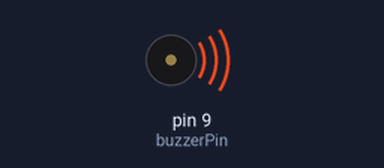
This sketch was run on a simulated Arduino Uno, built with avr-gcc and run on an emulated ATmega328P. Parts: buzzer (waves = sounding).

Above: at 0.4 s.
At 8.9 s:
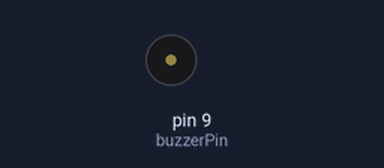
Timing chart, 0 to 14.8 s (numbered marks = the images above):
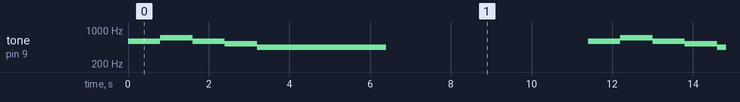

The sketch:

metroid_tone.ino
```cpp
const int buzzerPin = 9; // Connect buzzer to pin 9
unsigned int frequencies[] = {587, 698, 587, 523, 440};
unsigned int beat = 800;
unsigned int durations[] = {beat, beat, beat, beat, beat*4};

void setup() {
  pinMode(buzzerPin, OUTPUT);
}

void loop() {
  for (int i = 0; i < 5; i++) {
    tone(buzzerPin, frequencies[i], durations[i]);
    delay(durations[i]);
    noTone(buzzerPin);
  }
  delay(5000); // Pause between cycles
}
```

Measured:
- by itself, tone on pin 9 (buzzerPin): repeats every 11.4 s: 698 Hz 0.80 s, 587 Hz 0.80 s, 523 Hz 0.80 s, 440 Hz 3.2 s, silent 5.0 s, 587 Hz 0.80 s
